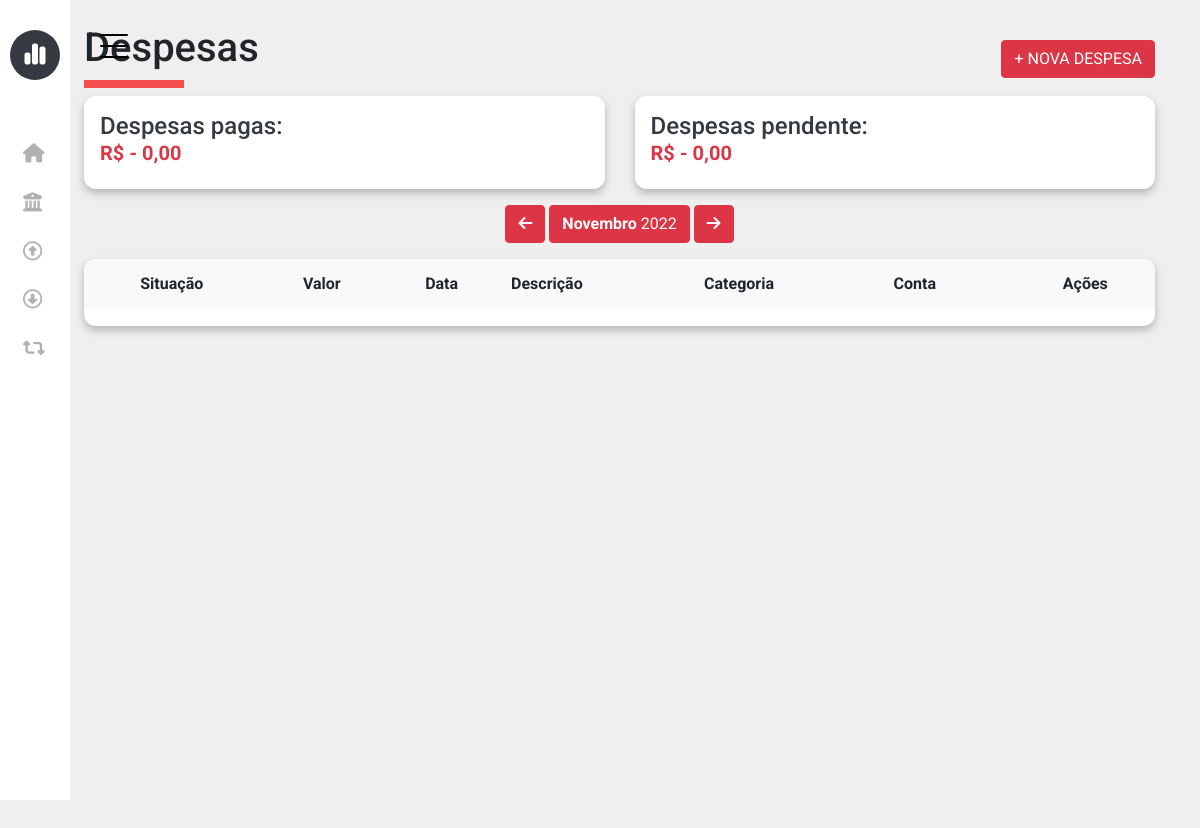
Before: /project/frontend/page/expense.php with the older database file.
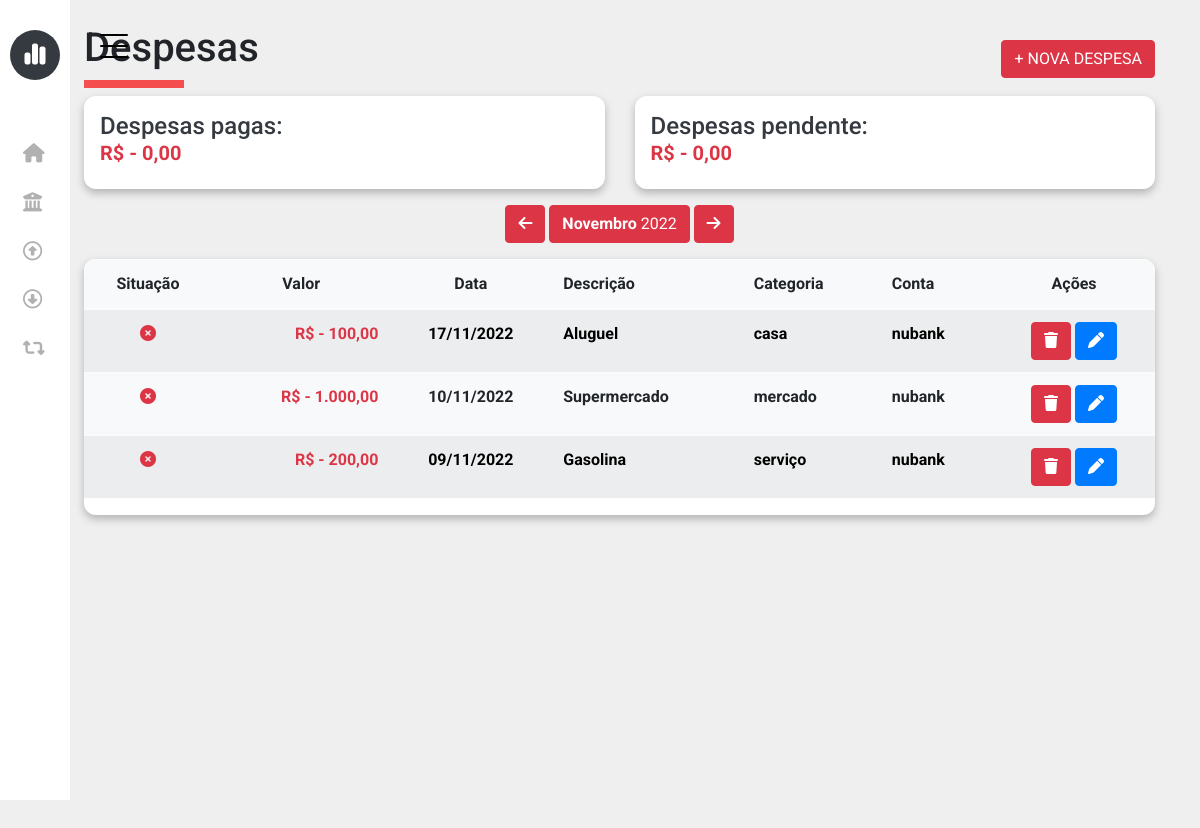
After: the same page with the newer database file.
### tables this page shows
CREATE TABLE `finance` (
  `id` int(11) NOT NULL,
  `account_id` int(11) NOT NULL,
  `category_id` int(11) NOT NULL,
  `value` double NOT NULL,
  `type` varchar(45) NOT NULL,
  `status` varchar(45) NOT NULL,
  `description` varchar(50) NOT NULL,
  `date` datetime NOT NULL,
  `created_at` datetime NOT NULL DEFAULT current_timestamp(),
  `updated_at` datetime NOT NULL DEFAULT current_timestamp() ON UPDATE current_timestamp()
);

### project/backend/php/config/connection.php (called while the page is built)
<?php
class Database {
    function connection() {
        try {
            $host = "localhost";
            $username = "root";
            $password = "";
            $dbname = "openfinance";
            $conection = new PDO(
                'mysql:host='. $host. ';dbname='. $dbname,
                $username,
                $password,
                array(
                    PDO::MYSQL_ATTR_INIT_COMMAND => "SET NAMES utf8",
                )
            );
            $conection->setAttribute(PDO::ATTR_ERRMODE, PDO::ERRMODE_EXCEPTION);
            return $conection;
        } catch (PDOException $exception) {
            return $exception->getMessage();
        }
    }
}

### project/frontend/includes/function.php (called while the page is built, shortened)
<?php
function getAccount($id)
{
    $connection = new Database();
    $sqlAccount = ("SELECT * FROM `account` WHERE `id` = '$id' ");
    $Accounts = $connection->connection()->query($sqlAccount)->fetchAll(PDO::FETCH_ASSOC);
    foreach ($Accounts as $Account) {
        return $Account['name'];
    }
}
function getCategory($id)
{
    $connection = new Database();
    $sqlCategory = ("SELECT * FROM `category` WHERE `id` = '$id' ");
    $categorys = $connection->connection()->query($sqlCategory)->fetchAll(PDO::FETCH_ASSOC);
    foreach ($categorys as $category) {
        return $category['name'];
    }
}

### project/frontend/page/expense.php (the view, shortened to what the changed rows need)
<?php include_once("../includes/header.php"); ?>
<?php
$sql = ("SELECT * FROM `finance` WHERE `type` = 'EXPENSE' ORDER BY `date` DESC ");
$expenses = $connection->connection()->query($sql)->fetchAll(PDO::FETCH_ASSOC);
$sqlCategorys = ("SELECT * FROM `category` WHERE `type` = 'EXPENSE' ");
$categorys = $connection->connection()->query($sqlCategorys)->fetchAll(PDO::FETCH_ASSOC);
$sqlAccount = ("SELECT * FROM `account`");
$accounts = $connection->connection()->query($sqlAccount)->fetchAll(PDO::FETCH_ASSOC);
?>
<div class="container">
    <div class="row ms-4">
        <div class="col-md-6 mt-4">
            <h1>Despesas</h1>
        </div>
        <div class="col-md-12 mt-3">
            <div id="div-table">
                <table class="table table-light table-striped">
                    <thead>
                        <tr>
                            <th class="text-center">Situação</th>
                            <th class="text-center">Valor</th>
                            <th class="text-center">Data</th>
                            <th>Descrição</th>
                            <th>Categoria</th>
                            <th>Conta</th>
                            <th class="text-center">Ações</th>
                        </tr>
                    </thead>
                    <tbody>
                        <?php foreach ($expenses as $expense) { ?>
                            <tr>
                                <?php if ($expense["status"] == "PAID") { ?>
                                    <th class="text-center"><i class="text-success fa-solid fa-circle-check"></i></th>
                                <?php } else { ?>
                                    <th class="text-center"><i class="text-danger fa-solid fa-circle-xmark"></i></th>
                                <?php } ?>
                                <th class="text-danger text-end"><?php echo "R$ - " . number_format($expense['value'], 2, ",", "."); ?></th>
                                <th class="text-center"><?php echo date('d/m/Y', strtotime($expense['date'])); ?></th>
                                <th><?php echo $expense['description'] ?></th>
                                <th><?php echo getCategory($expense['category_id']) ?></th>
                                <th><?php echo getAccount($expense['account_id']) ?></th>
                                <th class="text-center">
                                    <button class="btn btn-danger btn-delete-expense" type="button" data-id="<?php echo $expense['id'] ?>" data-value="<?php echo $expense['value'] ?>" data-description="<?php echo $expense['description'] ?>"><i class="fa-solid fa-trash"></i></button>
                                    <button class="btn btn-primary btn-update-expense" id="BTN" type="button" data-id="<?php echo $expense['id'] ?>" data-status="<?php echo $expense['status'] ?>" data-value="<?php echo $expense['id'] ?>" data-date="<?php echo $expense['date'] ?>" data-description="<?php echo $expense['description'] ?>" data-category="<?php echo getCategory($expense['category_id']) ?>" data-account="<?php echo getAccount($expense['account_id']) ?>"><i class="fa-solid fa-pen"></i></button>
                                </th>
                            </tr>
                        <?php } ?>
                    </tbody>
                </table>
            </div>
        </div>
    </div>
</div>
<?php include_once("../includes/footer.php"); ?>

Changed rows visible on the page:
added finance: value "100,00", date "17/11/2022", description "Aluguel", category_id "casa", account_id "nubank"
added finance: value "1.000,00", date "10/11/2022", description "Supermercado", category_id "mercado", account_id "nubank"
added finance: value "200,00", date "09/11/2022", description "Gasolina", category_id "serviço", account_id "nubank"
